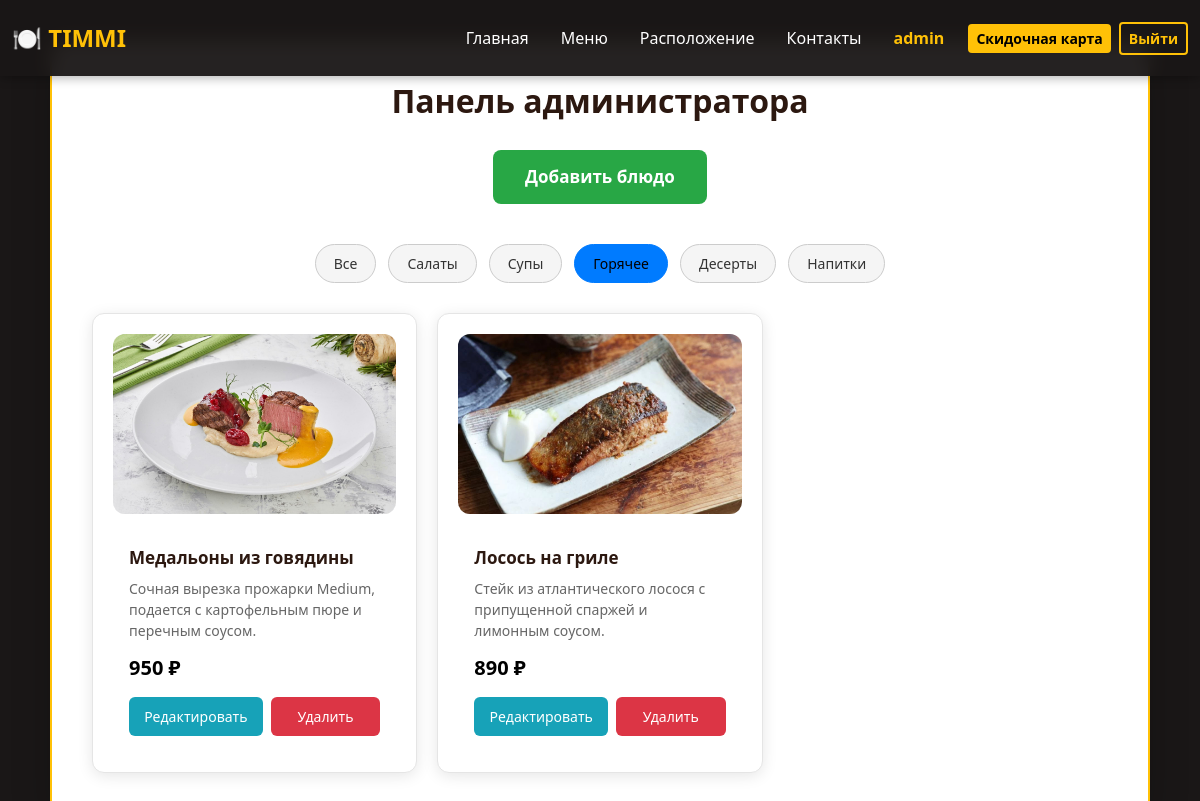
/admin?category=mains (signed in), run on the app's committed database.
### data/users.py (models this page shows, shortened)
class User(SqlAlchemyBase, UserMixin, SerializerMixin):
    __tablename__ = 'users'
    id = sqlalchemy.Column(sqlalchemy.Integer,
                           primary_key=True, autoincrement=True)
    name = sqlalchemy.Column(sqlalchemy.String, nullable=True)
    phone_number = sqlalchemy.Column(sqlalchemy.String, nullable=True)
    email = sqlalchemy.Column(sqlalchemy.String,
                              index=True, unique=True, nullable=True)
    hashed_password = sqlalchemy.Column(sqlalchemy.String, nullable=True)
    card = sqlalchemy.Column(sqlalchemy.String, nullable=True)

### data/dishes.py (models this page shows, shortened)
class Dish(SqlAlchemyBase, UserMixin, SerializerMixin):
    __tablename__ = 'dishes'
    id = sqlalchemy.Column(sqlalchemy.Integer,
                           primary_key=True, autoincrement=True)
    name = sqlalchemy.Column(sqlalchemy.String, nullable=True)
    description = sqlalchemy.Column(sqlalchemy.String, nullable=True)
    price = sqlalchemy.Column(sqlalchemy.Integer,
                              index=True, unique=True, nullable=True)
    image = sqlalchemy.Column(sqlalchemy.String)
    category = sqlalchemy.Column(sqlalchemy.String)

### main.py (the view)
@app.route('/admin')
def admin():
    if current_user.id == 1:
        CATEGORIES = {
            'all': 'Все',
            'salads': 'Салаты',
            'soups': 'Супы',
            'mains': 'Горячее',
            'desserts': 'Десерты',
            'drinks': 'Напитки'
        }
        current_category = request.args.get('category', 'all')
        db_sess = db_session.create_session()
        if current_category == 'all':
            dishes = db_sess.query(Dish).all()
        else:
            dishes = db_sess.query(Dish).filter(Dish.category == current_category).all()
        menu_data = {
            'title': 'Меню',
            'dishes': dishes,
            'categories': CATEGORIES,
            'current_category': current_category
        }
        return render_template('admin.html', menu=menu_data)
    return redirect('/')

### data/db_session.py (called while the page is built)
def create_session() -> Session:
    global __factory
    return __factory()

### main.py (called while the page is built)
@login_manager.user_loader
def load_user(user_id):
    db_sess = db_session.create_session()
    return db_sess.get(User, user_id)

### templates/admin.html (shortened to what this page needs)
{% extends "base.html" %}
{% block content %}
<div class="admin-container">
    <h1>Панель администратора</h1>
    <div class="add-button-container">
        <a href="{{ url_for('admin_add') }}" class="btn-add-large">Добавить блюдо</a>
    </div>
    <div class="category-filters">
        {% for cat_id, cat_name in menu.categories.items() %}
            <a href="{{ url_for('admin', category=cat_id) }}"
               class="filter-btn {% if menu.current_category == cat_id %}active{% endif %}">
                {{ cat_name }}
            </a>
        {% endfor %}
    </div>
    {% if menu.dishes %}
        <div class="menu-grid">
            {% for dish in menu.dishes %}
                <div class="menu-item">
                    <div class="menu-item-image">
                        {% if dish.image and dish.image != 'default.jpg' %}
                            <img src="{{ url_for('static', filename='img/' + dish.image) }}" alt="{{ dish.name }}">
                        {% else %}
                            <img src="{{ url_for('static', filename='img/default.jpg') }}" alt="{{ dish.name }}">
                        {% endif %}
                    </div>
                    <div class="menu-item-content">
                        <div class="menu-item-name">{{ dish.name }}</div>
                        <div class="menu-item-description">{{ dish.description }}</div>
                        <div class="menu-item-price">{{ dish.price }} ₽</div>
                        <div class="dish-actions">
                            <a href="{{ url_for('admin_edit', dish_id=dish.id) }}" class="btn-edit">
                                Редактировать
                            </a>
                            <form method="POST" action="{{ url_for('admin_delete') }}">
                                <button type="submit"
                                        class="btn-delete-small"
                                        onclick="return confirm('Удалить блюдо {{ dish.name }}?');">
                                    Удалить
                                </button>
                            </form>
                        </div>
                    </div>
                </div>
            {% endfor %}
        </div>
    {% else %}
        <div class="empty-message">
            В этой категории пока нет блюд
        </div>
    {% endif %}
</div>
{% endblock %}

### templates/base.html (shortened to what this page needs)
<!doctype html>
<html lang="ru">
<head>
    <link rel="stylesheet" href="https://cdn.jsdelivr.net/npm/bootstrap@5.3.0/dist/css/bootstrap.min.css">
</head>
<body>
<nav class="navbar navbar-expand-lg navbar-dark fixed-top">
    <div class="container-fluid">
        <a class="navbar-brand" href="/">🍽️ TIMMI</a>
        <div class="collapse navbar-collapse" id="navbarNav">
            <ul class="navbar-nav ms-auto align-items-lg-center">
                <li class="nav-item"><a class="nav-link px-3" href="/">Главная</a></li>
                <li class="nav-item"><a class="nav-link px-3" href="/menu">Меню</a></li>
                <li class="nav-item"><a class="nav-link px-3" href="/location">Расположение</a></li>
                <li class="nav-item"><a class="nav-link px-3" href="/contacts">Контакты</a></li>
                {% if current_user.is_authenticated %}
                    <li class="nav-item"><span class="user-info px-3">{{ current_user.name }}</span></li>
                    <li class="nav-item ms-lg-2"><a class="btn btn-register btn-sm" href="/discountcard">Скидочная карта</a></li>
                    <li class="nav-item ms-lg-2"><a class="btn btn-login btn-sm" href="/logout">Выйти</a></li>
                {% else %}
                    <li class="nav-item ms-lg-2"><a class="btn btn-register btn-sm" href="/register">Зарегистрироваться</a></li>
                    <li class="nav-item ms-lg-2"><a class="btn btn-login btn-sm" href="/login">Войти</a></li>
                {% endif %}
            </ul>
        </div>
    </div>
</nav>
<main role="main">
    {% block content %}{% endblock %}
</main>
</body>
</html>

### data on the page
User: name "admin"
Dish: image (picture), name "Медальоны из говядины", description "Сочная вырезка прожарки Medium, подается с картофельным пюре и перечным соусом.", price "950"
Dish: image (picture), name "Лосось на гриле", description "Стейк из атлантического лосося с припущенной спаржей и лимонным соусом.", price "890"

### other printed values
{{ cat_name }} "Все" "Салаты" "Супы" "Горячее" "Десерты" "Напитки"
